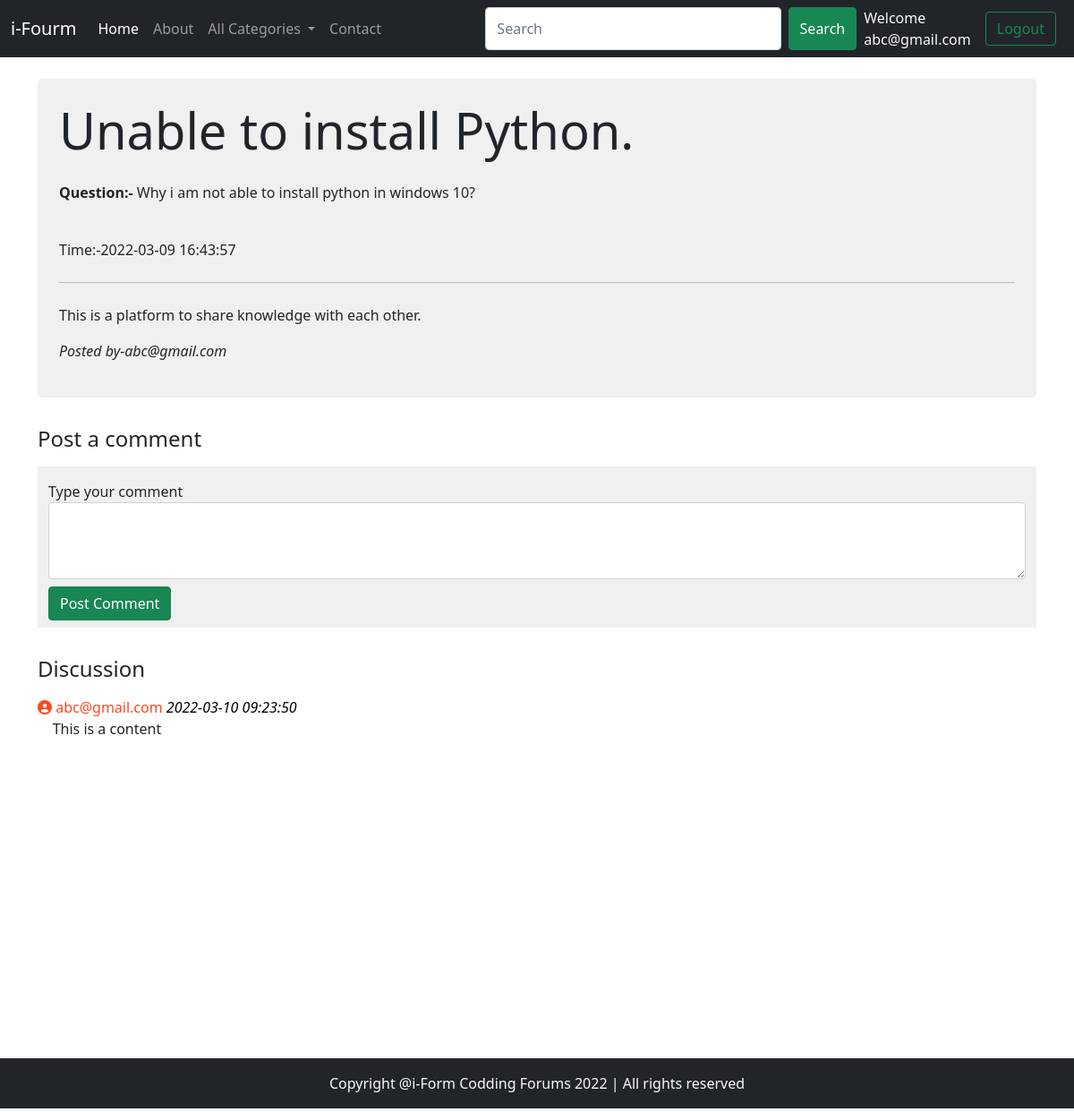
Screenshot of /thread.php?threadid=1 (signed in) with the database file from the repository.
### tables this page shows
CREATE TABLE `threads` (
  `threads_id` int(10) NOT NULL,
  `threads_title` varchar(255) NOT NULL,
  `threads_desc` text NOT NULL,
  `threads_cat_id` int(20) NOT NULL,
  `threads_user_id` int(20) NOT NULL,
  `timestamp` datetime NOT NULL DEFAULT current_timestamp()
);

CREATE TABLE `users` (
  `user_id` int(10) NOT NULL,
  `user_email` varchar(20) NOT NULL,
  `user_pass` varchar(255) NOT NULL,
  `timestamo` datetime NOT NULL DEFAULT current_timestamp()
);

CREATE TABLE `comments` (
  `comment_id` int(10) NOT NULL,
  `comment_content` text NOT NULL,
  `thread_id` int(10) NOT NULL,
  `time` datetime NOT NULL DEFAULT current_timestamp(),
  `comment_by` int(20) NOT NULL
);

### thread.php (the view, shortened to what this page needs)
<!doctype html>
<html lang="en">
<head>
    <link href="https://cdn.jsdelivr.net/npm/bootstrap@5.1.3/dist/css/bootstrap.min.css" rel="stylesheet">
    <link rel="stylesheet" href="https://cdnjs.cloudflare.com/ajax/libs/font-awesome/6.0.0/css/all.min.css" />
</head>
<body>
    <?php
    include('../forum/partial/_header.php');
    ?>
    <?php
    $threadid = $_GET['threadid'];
    $sql = "SELECT * FROM `threads` WHERE threads_id =$threadid";
    $result = mysqli_query($con, $sql);
    while ($row = mysqli_fetch_assoc($result)) {
        $threadsTitle = $row['threads_title'];
        $threadsDesc = $row['threads_desc'];
        $timestamp = $row['timestamp'];
        $comment_by = $row['threads_user_id'];
        $sql2 = "SELECT `user_email` FROM users WHERE user_id='$comment_by'";
        $result2 = mysqli_query($con, $sql2);
        $row2 = mysqli_fetch_assoc($result2);
        $postedBy = $row2['user_email'];
        echo '
                <div class="container my-4">
                    <div class="p-4 shadow-4 rounded-3" style="background-color: hsl(0, 0%, 94%);">
                    <h2 class="display-4">' . $threadsTitle . '</h2>
                    <p class="pt-3">
                      <b>Question:- </b>' . $threadsDesc . '
                    </p><br>
                    Time:-' . $timestamp . '
                     <hr class="my-4" />
                    <p>
                         This is a platform to share knowledge with each other.
                    </p>
                    <p><em>
                    Posted by-' . $postedBy . '
                    </em>
                    </p>
                    </div>
                </div>
                ';
    }
    ?>
    <div class="container">
        <h4 class="py-2">Post a comment</h4>
        <?php
        if (isset($_SESSION['loggedin']) && $_SESSION['loggedin'] == true) {
            echo '
                <div class="jumbotron jumbotron-fluid" style="background-color: hsl(0, 0%, 94%);">
            <div class="container">
                <form class="py-2" action="' . $_SERVER['REQUEST_URI'] . '" method="POST">
                    <div class="form-group py-2">
                        <label for="exampleInputEmail1">Type your comment</label>
                        <textarea class="form-control" id="comment" name="comment" rows="3"></textarea>
                        <input type="hidden" name="user_id" value="' . $_SESSION["user_id"] . '">
                    </div>
                    <button type="submit" class="btn btn-success">Post Comment</button>
                </form>
            </div>
        </div>';
        }
        ?>
    </div>
    <div class="container my-4" id="ques">
        <h4 class="py-2">Discussion</h4>
        <?php
        $threadid = $_GET['threadid'];
        $sql = "SELECT * FROM `comments` WHERE thread_id=$threadid";
        $result = mysqli_query($con, $sql);
        while ($row = mysqli_fetch_assoc($result)) {
            $comment_content = $row['comment_content'];
            $time = $row['time'];
            $comment_by = $row['comment_by'];
            $sql2 = "SELECT `user_email` FROM users WHERE user_id='$comment_by'";
            $result2 = mysqli_query($con, $sql2);
            $row2 = mysqli_fetch_assoc($result2);
            echo '
                        <div class="media">
                            <div class="media-body">
                                <p class="font-weight-bold my-0 userName"><i class="fa fa-user-circle" aria-hidden="true"></i> ' . $row2['user_email'] . ' <i id="user">' . $time . '</i></p>
                                &nbsp;&nbsp;&nbsp;&nbsp' .  $comment_content . '
                            </div>
                        </div>
                        ';
        }
        ?>
    </div>
    <?php
    include('../forum/partial/_footer.php');
    ?>
</body>
</html>

### thread.php (style rules this page uses)
#ques { min-height: 433px; }
.userName { color: #FC4922; }
#user { color: black; text-decoration: none; }

### rows the page displays
threads: threads_title "Unable to install Python.", threads_desc "Why i am not able to install python in windows 10?", timestamp "2022-03-09 16:43:57", users.user_email "abc@gmail.com"
comments: users.user_email "abc@gmail.com", time "2022-03-10 09:23:50", comment_content "This is a content"

### other values shown
$_SESSION['useremail'] "abc@gmail.com"
